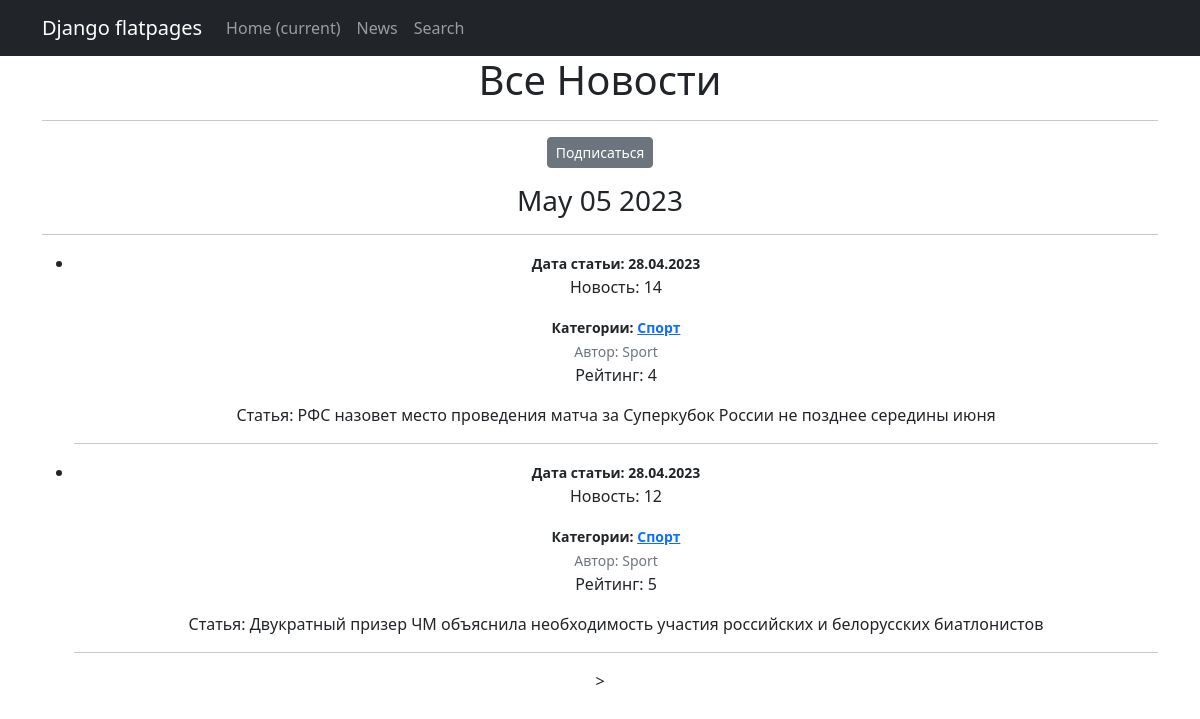
Page /news/categories/2 on the committed database.
### news/models.py (models this page shows, shortened)
class News(models.Model):
    name = models.CharField(max_length=255, unique=True,) # названия новостей не должны повторяться
    description = models.TextField()
    category = models.ManyToManyField(Category, through='PostCategory')
    published_date = models.DateTimeField(default=datetime.now)  # предоставляем значение по умолчанию
    author = models.ForeignKey('Author', on_delete=models.CASCADE, related_name='news')
    rating = models.IntegerField(default=0)

class Category(models.Model):
    name = models.CharField(max_length=255, unique=True)
    subscribers = models.ManyToManyField(User, related_name='categories')
    def __str__(self):
       return self.name

class Author(models.Model):
    user = models.OneToOneField(User, on_delete=models.CASCADE)
    rating = models.IntegerField(default=0)
    username = models.CharField(max_length=255, unique=True, null=True, blank=True)
    def __str__(self):
        return self.username

### news/views.py (the view)
# urls.py: path('categories/<int:pk>', CategoryListView.as_view(), name='category_list'),
class CategoryListView(ListView):
    model = Category
    template_name = 'category_list.html'
    context_object_name = 'category_list'
    def get_queryset(self):
        self.category = get_object_or_404(Category, id=self.kwargs['pk'])
        queryset = News.objects.filter(category=self.category).order_by('-published_date')
        return queryset
    def get_context_data(self, **kwargs):
        context = super().get_context_data(**kwargs)
        context['is_not_subscriber'] = self.request.user not in self.category.subscribers.all()
        context['category'] = self.category
        return context

### news/templatetags/cencor.py (called while the page is built)
@register.filter
def censor(value):
    if not isinstance(value, str):
        raise ValueError("Входное значение должно быть строкой")
    words = value.split()
    for i in range(len(words)):
        if words[i].lower() in censor_list:
            words[i] = '*' * len(words[i])
    return ' '.join(words)

### news/templatetags/custom_tags.py (called while the page is built)
@register.simple_tag()
def current_time(format_string='%b %d %Y'):
   return datetime.utcnow().strftime(format_string)

### news/templates/category_list.html (shortened to what this page needs)
{% extends 'flatpages/default.html' %}
{% load cencor %}
{% load custom_tags %}
{% block content %}
   <h1 class="text-center">Все Новости</h1>
   <hr>
   {% if is_not_subscriber %}
        <p class="text-center"><a href="{% url 'subscribe' category.id %}" class="btn btn-secondary btn-sm">Подписаться</a></p>
   {% endif %}
   <h3>{% current_time '%b %d %Y' %}</h3>
   <hr>
    <ul class="List-group list-group-flush">
        {% for news in category_list %}
           <li class="List-group item">
               <small class="fw-bold">Дата статьи: {{ news.published_date | date:'d.m.Y' }}</small>
               <p>Новость: {{ news.name }}</p>
               <small class="fw-bold">Категории:
                   {% for category in news.category.all %}
                        <a href="{% url 'category_list' category.id %}">{{ category }}</a>
                   {% endfor %}
               </small>
                <br>
               <small class="text-muted">Автор: {{ news.author }}</small> <br>
               <p>Рейтинг: {{ news.rating }}</p>
               <p>Статья: {{ news.description|truncatewords:50|censor }}</p>
               <hr>
           </li>
        {% endfor %}
    </ul>>
{% endblock content %}

### rows in the picture
News: published_date "28.04.2023", name "14", author "Sport", rating "4", description|censor "РФС назовет место проведения матча за Суперкубок России не позднее середины июня"
Category: name "Спорт"
News: published_date "28.04.2023", name "12", author "Sport", rating "5", description|censor "Двукратный призер ЧМ объяснила необходимость участия российских и белорусских биатлонистов"
